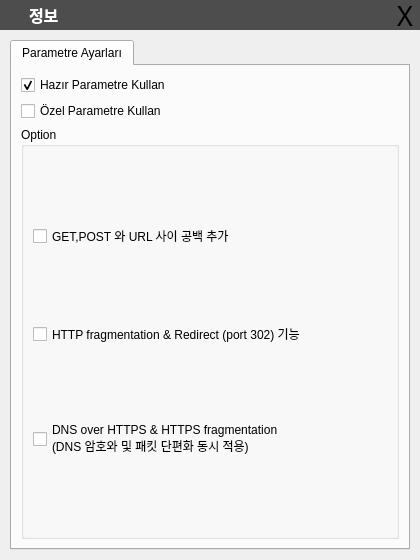
<?xml version="1.0" encoding="UTF-8"?>
<ui version="4.0">
 <class>Settings</class>
 <widget class="QWidget" name="Settings">
  <property name="geometry">
   <rect>
    <x>0</x>
    <y>0</y>
    <width>420</width>
    <height>560</height>
   </rect>
  </property>
  <property name="sizePolicy">
   <sizepolicy hsizetype="Maximum" vsizetype="Maximum">
    <horstretch>0</horstretch>
    <verstretch>0</verstretch>
   </sizepolicy>
  </property>
  <property name="minimumSize">
   <size>
    <width>0</width>
    <height>526</height>
   </size>
  </property>
  <property name="maximumSize">
   <size>
    <width>672</width>
    <height>560</height>
   </size>
  </property>
  <property name="windowTitle">
   <string>Form</string>
  </property>
  <widget class="QTabWidget" name="settingWidget">
   <property name="geometry">
    <rect>
     <x>10</x>
     <y>40</y>
     <width>400</width>
     <height>510</height>
    </rect>
   </property>
   <property name="sizePolicy">
    <sizepolicy hsizetype="Expanding" vsizetype="Expanding">
     <horstretch>0</horstretch>
     <verstretch>0</verstretch>
    </sizepolicy>
   </property>
   <property name="currentIndex">
    <number>0</number>
   </property>
   <property name="usesScrollButtons">
    <bool>true</bool>
   </property>
   <widget class="QWidget" name="paramTab">
    <attribute name="title">
     <string>Parametre Ayarları</string>
    </attribute>
    <layout class="QGridLayout" name="gridLayout_5">
     <item row="0" column="0">
      <widget class="QCheckBox" name="checkDefaultParam">
       <property name="text">
        <string>Hazır Parametre Kullan</string>
       </property>
       <property name="checked">
        <bool>true</bool>
       </property>
      </widget>
     </item>
     <item row="3" column="0">
      <widget class="QGroupBox" name="paramBox">
       <property name="enabled">
        <bool>true</bool>
       </property>
       <property name="title">
        <string>Option</string>
       </property>
       <layout class="QVBoxLayout" name="verticalLayout_3">
        <item>
         <widget class="QCheckBox" name="checkR">
          <property name="text">
           <string>GET,POST 와 URL 사이 공백 추가</string>
          </property>
         </widget>
        </item>
        <item>
         <layout class="QHBoxLayout" name="horizontalLayout">
          <item>
           <widget class="QCheckBox" name="checkF">
            <property name="text">
             <string>HTTP fragmentation &amp;&amp; Redirect (port 302) 기능</string>
            </property>
           </widget>
          </item>
          <item>
           <spacer name="horizontalSpacer_3">
            <property name="orientation">
             <enum>Qt::Horizontal</enum>
            </property>
            <property name="sizeHint" stdset="0">
             <size>
              <width>40</width>
              <height>20</height>
             </size>
            </property>
           </spacer>
          </item>
         </layout>
        </item>
        <item>
         <layout class="QHBoxLayout" name="horizontalLayout_3">
          <item>
           <widget class="QCheckBox" name="checkE">
            <property name="text">
             <string>DNS over HTTPS &amp;&amp; HTTPS fragmentation
(DNS 암호와 및 패킷 단편화 동시 적용)</string>
            </property>
           </widget>
          </item>
          <item>
           <spacer name="horizontalSpacer_5">
            <property name="orientation">
             <enum>Qt::Horizontal</enum>
            </property>
            <property name="sizeHint" stdset="0">
             <size>
              <width>40</width>
              <height>20</height>
             </size>
            </property>
           </spacer>
          </item>
         </layout>
        </item>
       </layout>
      </widget>
     </item>
     <item row="1" column="0">
      <widget class="QCheckBox" name="checkCustomParam">
       <property name="text">
        <string>Özel Parametre Kullan</string>
       </property>
      </widget>
     </item>
    </layout>
   </widget>
  </widget>
  <widget class="QLabel" name="label_10">
   <property name="geometry">
    <rect>
     <x>390</x>
     <y>0</y>
     <width>30</width>
     <height>30</height>
    </rect>
   </property>
   <property name="font">
    <font>
     <family>Bradley Hand ITC</family>
     <pointsize>20</pointsize>
     <weight>50</weight>
     <bold>false</bold>
    </font>
   </property>
   <property name="styleSheet">
    <string notr="true"/>
   </property>
   <property name="text">
    <string>X</string>
   </property>
   <property name="alignment">
    <set>Qt::AlignCenter</set>
   </property>
  </widget>
  <widget class="QPushButton" name="btnClose">
   <property name="enabled">
    <bool>true</bool>
   </property>
   <property name="geometry">
    <rect>
     <x>390</x>
     <y>0</y>
     <width>30</width>
     <height>30</height>
    </rect>
   </property>
   <property name="maximumSize">
    <size>
     <width>1555</width>
     <height>1555</height>
    </size>
   </property>
   <property name="styleSheet">
    <string notr="true"/>
   </property>
   <property name="text">
    <string/>
   </property>
   <property name="autoDefault">
    <bool>false</bool>
   </property>
   <property name="default">
    <bool>false</bool>
   </property>
   <property name="flat">
    <bool>true</bool>
   </property>
  </widget>
  <widget class="QLabel" name="label_2">
   <property name="geometry">
    <rect>
     <x>0</x>
     <y>0</y>
     <width>421</width>
     <height>30</height>
    </rect>
   </property>
   <property name="minimumSize">
    <size>
     <width>0</width>
     <height>30</height>
    </size>
   </property>
   <property name="maximumSize">
    <size>
     <width>520</width>
     <height>41</height>
    </size>
   </property>
   <property name="font">
    <font>
     <family>Bahnschrift SemiBold</family>
     <pointsize>12</pointsize>
     <weight>75</weight>
     <bold>true</bold>
    </font>
   </property>
   <property name="mouseTracking">
    <bool>true</bool>
   </property>
   <property name="styleSheet">
    <string notr="true">color:rgb(255,255,255);
background:rgb(77,77,77);</string>
   </property>
   <property name="text">
    <string>        정보</string>
   </property>
  </widget>
  <widget class="QLabel" name="label_11">
   <property name="geometry">
    <rect>
     <x>5</x>
     <y>5</y>
     <width>20</width>
     <height>20</height>
    </rect>
   </property>
   <property name="font">
    <font>
     <family>Bradley Hand ITC</family>
     <pointsize>20</pointsize>
     <weight>50</weight>
     <bold>false</bold>
    </font>
   </property>
   <property name="styleSheet">
    <string notr="true"/>
   </property>
   <property name="text">
    <string/>
   </property>
   <property name="alignment">
    <set>Qt::AlignCenter</set>
   </property>
  </widget>
  <zorder>settingWidget</zorder>
  <zorder>label_2</zorder>
  <zorder>label_11</zorder>
  <zorder>label_10</zorder>
  <zorder>btnClose</zorder>
 </widget>
 <resources/>
 <connections/>
</ui>
